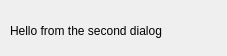
<?xml version="1.0" encoding="UTF-8"?>
<ui version="4.0">
 <class>Dialog</class>
 <widget class="QDialog" name="Dialog">
  <property name="geometry">
   <rect>
    <x>0</x>
    <y>0</y>
    <width>227</width>
    <height>56</height>
   </rect>
  </property>
  <property name="windowTitle">
   <string>Dialog</string>
  </property>
  <widget class="QLabel" name="label">
   <property name="geometry">
    <rect>
     <x>10</x>
     <y>10</y>
     <width>221</width>
     <height>41</height>
    </rect>
   </property>
   <property name="text">
    <string>Hello from the second dialog</string>
   </property>
  </widget>
 </widget>
 <resources/>
 <connections/>
</ui>
